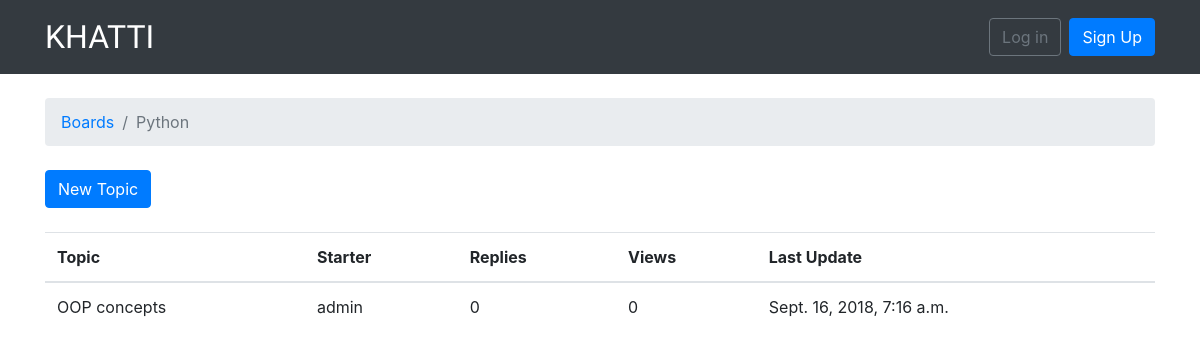
The page /boards/2/ on the database its author committed.
### boards/models.py (models this page shows, shortened)
class Board(models.Model):
    name = models.CharField(max_length=30, unique=True)
    description = models.CharField(max_length=100)

class Topic(models.Model):
    subject = models.CharField(max_length=255)
    last_updated = models.DateTimeField(auto_now_add=True)
    board = models.ForeignKey(Board, related_name='topics',
    on_delete=models.PROTECT)
    starter = models.ForeignKey(User, related_name='topics',
    on_delete=models.PROTECT)
    last_updated = models.DateTimeField(auto_now_add=True)

### boards/views.py (the view)
# urls.py: url(r'^boards/(?P<pk>\d+)/$', views.board_topics, name='board_topics'),
def board_topics(request, pk):
    board = get_object_or_404(Board, pk=pk)
    return render(request, 'topics.html', {'board': board})

### templates/topics.html (shortened to what this page needs)
{% extends 'base.html' %}
{% block breadcrumb %}
    <li class="breadcrumb-item"><a href="{% url 'home' %}">Boards</a></li>
    <li class="breadcrumb-item active">{{ board.name }}</li>
{% endblock %}
{% block content %}
    <div class='mb-4'>
        <a href="{% url 'new_topic' board.pk%}" class='btn btn-primary'>New Topic</a>
    </div>
    <table class='table'>
        <thead class='thead-inverse'>
            <tr>
                <th>Topic</th>
                <th>Starter</th>
                <th>Replies</th>
                <th>Views</th>
                <th>Last Update</th>
            </tr>
        </thead>
        <tbody>
            {% for topic in board.topics.all %}
                <tr>
                    <td>{{ topic.subject }}</td>
                    <td>{{ topic.starter.username }}</td>
                    <td>0</td>
                    <td>0</td>
                    <td>{{ topic.last_updated }}</td>
                </tr>
            {% endfor %}
        </tbody>
    </table>
{% endblock %}

### rows shown on the page
Board: name "Python"
Topic: subject "OOP concepts", starter.username "admin", last_updated "Sept. 16, 2018, 7:16 a.m."
